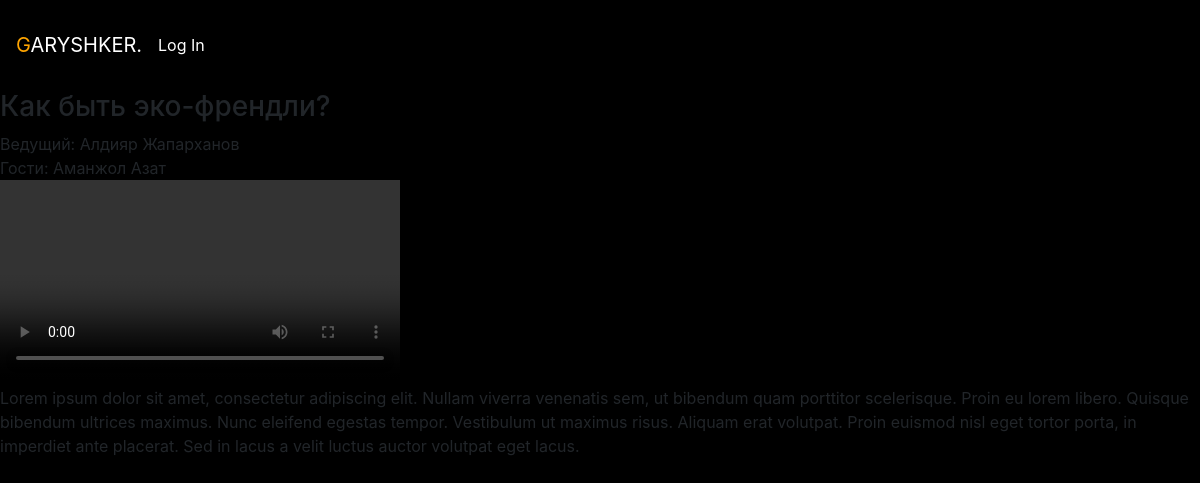
The app's page /obrazovanie/1 with its own data.
### Obrazovanie/models.py (models this page shows, shortened)
class Item(models.Model):
    type = models.ForeignKey(Type, on_delete=models.CASCADE, blank=True, null=True)
    format = models.ForeignKey(Format, on_delete=models.CASCADE, blank=True, null=True)
    name = models.CharField(max_length=120)
    number_of_item = models.IntegerField()
    guest = models.CharField(max_length=120, default='Secret')
    image = models.ImageField(blank=True, upload_to='item-image')
    genre = models.ForeignKey(Genre, on_delete=models.CASCADE, blank=True, null=True)
    video = models.FileField(upload_to='item-videos', default='Please upload video')
    description_video = models.TextField(blank=True, null=True)
    created_date = models.DateTimeField(default=timezone.now)
    leading = models.CharField(max_length=120, blank=True)
    views = models.PositiveIntegerField(default=0)
    clip = models.CharField(blank=True, max_length=120)

### Obrazovanie/views.py (the view)
# urls.py: path('obrazovanie/<int:id>', item_detail, name='item_detail_url'),
def item_detail(request, id):
    item = Item.objects.get(id=id)
    item.views = item.views + 1
    item.save()
    return render(request, 'obrazovanie/item_detail.html', context={'item': item})

### Obrazovanie/templates/obrazovanie/item_detail.html (shortened to what this page needs)
{% extends 'base.html' %}
{% block content %}
    <h3>{{ item.name }}</h3>
    <div class="">
      Ведущий: {{ item.leading }}
    </div>
    <div class="">
      Гости: {{ item.guest }}
    </div>
    <video width="400" controls>
      <source src="{{item.video.url}}" type="video/mp4">
    </video>
    <div class="">
      {{ item.description_video }}
    </div>
{% endblock %}

### static/css/style1.css (style rules this page uses)
body { background-color: black!important; }

### records on screen
Item: name "Как быть эко-френдли?", leading "Алдияр Жапарханов", guest "Аманжол Азат", description_video "Lorem ipsum dolor sit amet, consectetur adipiscing elit. Nullam viverra venenatis sem, ut bibendum quam porttitor scelerisque. Proin eu lorem libero. Quisque bibendum ultrices maximus. Nunc eleifend egestas tempor. Vestibulum ut maximus risus. Aliquam erat volutpat. Proin euismod nisl eget tortor porta, in imperdiet ante placerat. Sed in lacus a velit luctus auctor volutpat eget lacus."
